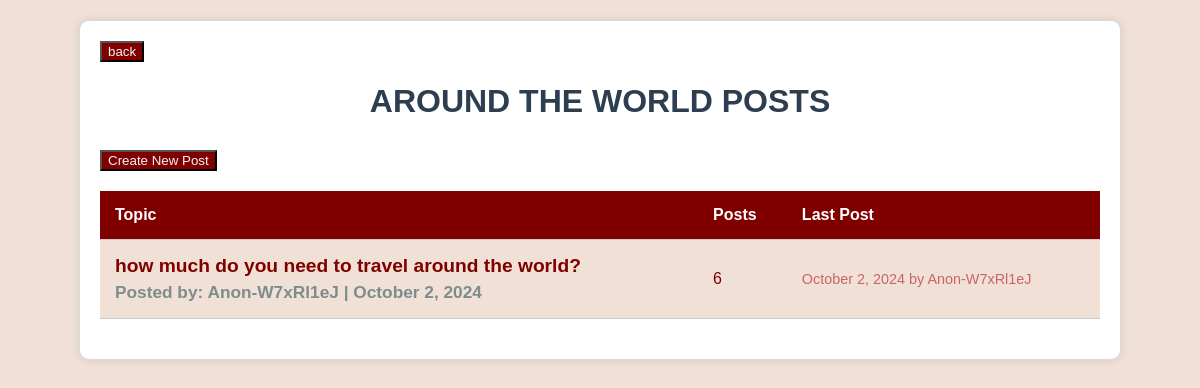
/category.php?category=Around the world, run on the app's committed database.
### tables this page shows
CREATE TABLE `posts` (
  `id` int(11) NOT NULL,
  `title` varchar(255) NOT NULL,
  `content` text NOT NULL,
  `category` varchar(100) NOT NULL,
  `user_id` varchar(50) NOT NULL,
  `created_at` timestamp NULL DEFAULT current_timestamp(),
  `image` varchar(255) DEFAULT NULL
);

### category.php (the view, shortened to what this page needs)
<?php
include 'includes/db.php';
$category = $_GET['category'];
$query = $pdo->prepare("SELECT * FROM posts WHERE category = :category");
$query->execute(['category' => $category]);
$posts = $query->fetchAll();
$category = $_GET['category'];
$stmt = $pdo->prepare("SELECT * FROM posts WHERE category = :category");
$stmt->execute(['category' => $category]);
$posts = $stmt->fetchAll();
?>
<!DOCTYPE html>
<html>
<head>
</head>
<body>
    <div class="container">
        <a href="index.php" class="back"><button>back</button></a>
        <h1><?php echo $category; ?> Posts</h1>
            <a href="create_post.php?category=<?php echo $category; ?>"><button class="create">Create New Post</button></a>
        <table>
            <thead>
                <tr>
                    <th>Topic</th>
                    <th>Posts</th>
                    <th>Last Post</th>
                </tr>
            </thead>
            <tbody>
                <?php foreach ($posts as $post): ?>
                    <tr>
                        <td class="post-title">
                            <a href="post.php?id=<?php echo $post['id']; ?>">
                                <?php echo $post['title']; ?>
                            </a>
                            <div class="post-meta">
                                Posted by: <?php echo $post['user_id']; ?> |
                                <?php echo date('F j, Y', strtotime($post['created_at'])); ?>
                            </div>
                        </td>
                        <td><?php echo rand(1, 10);  ?></td>
                        <td>
                            <div class="last-post">
                                <?php echo date('F j, Y', strtotime($post['created_at'])); ?>
                                by <?php echo $post['user_id']; ?>
                            </div>
                        </td>
                    </tr>
                <?php endforeach; ?>
            </tbody>
        </table>
    </div>
</body>
</html>

### category.php (style rules this page uses)
body { background-color: #f0e0d6; color: #800000; font-family: Tahoma, sans-serif; margin: 0; padding: 20px; display: flex; justify-content: center; }
.container { width: 100%; max-width: 1000px; background-color: #ffffff; border: 1px solid #d9d9d9; border-radius: 10px; padding: 20px; box-shadow: 0 0 10px rgba(0, 0, 0, 0.1); }
h1 { font-size: 2em; color: #2c3e50; text-align: center; margin-bottom: 30px; text-transform: uppercase; }
.back button { background-color: #800000; color: whitesmoke; }
.create { background-color: #800000; color: whitesmoke; }
table { width: 100%; border-collapse: collapse; margin-top: 20px; margin-bottom: 20px; }
th, td { padding: 15px; border-bottom: 1px solid #ccc; text-align: left; }
th { background-color: #800000; color: #fff; }
td { background-color: #f0e0d6; }
.post-title { font-size: 1.2em; font-weight: bold; }
.post-title a { text-decoration: none; color: #800000; }
.post-meta { font-size: 0.9em; color: #7f8c8d; margin-top: 5px; }
.last-post { color: #c96663; font-size: 0.9em; }

### data on the page
posts: title "how much do you need to travel around the world?", user "Anon-W7xRl1eJ", created_at "October 2, 2024"

### other printed values
$category "AROUND THE WORLD"
